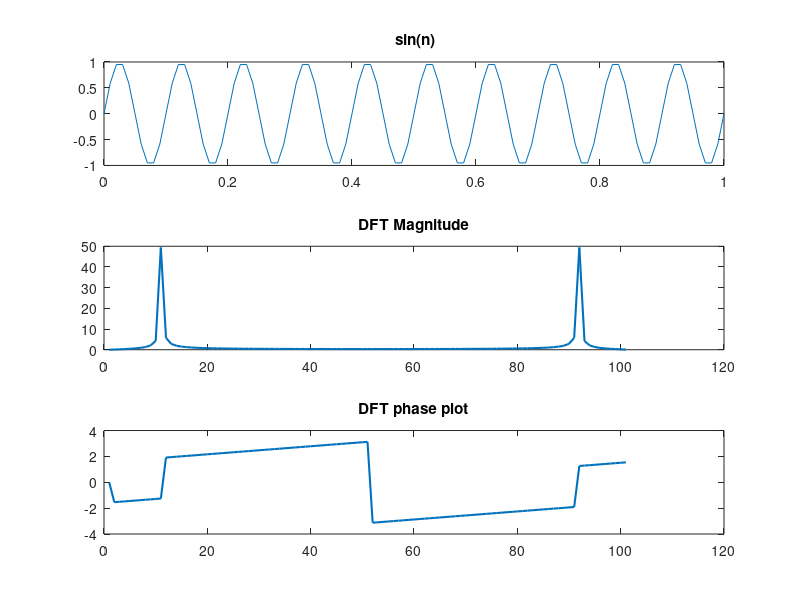
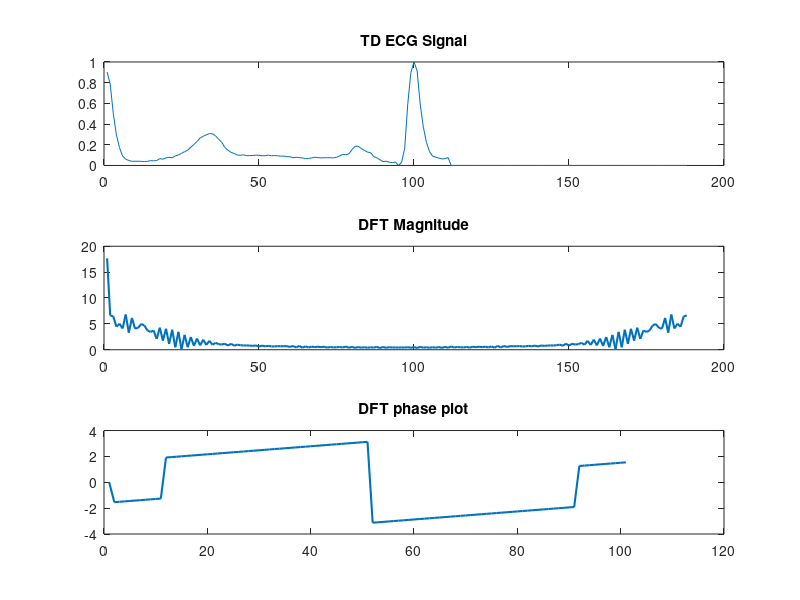

Write the MATLAB code that produced these figures, in order.
clc;
clear all;
close all;
%% Exp-4. Discrete Fourier Transform
% % T1: Develop a DFT function
% % T2: Compute DFT of a simple sigal using your function
% % T3: Compute DFT of ECG, EEG and other signals from ur function
% % T4: Why is transformation important and explain its role in SP.
%% DFT using Formula
x = [1 1 1 1];
X = zeros(1,length(x));
N = length(x);
n = length(x);
k = length(X);
% DFT Kernel - Twiddle Factor
for i = 0:n-1
    for ii = 0:k-1
        Wnk(i+1,ii+1) = exp((-j*2*pi*i*ii)/N);
    end
end
X = Wnk*x';
%% T2 DFT of a Discrete Sine
t=0:0.01:1;
x= sin(2*pi*10*t)+ sin(2*pi*100*t);


X = (zeros(1,length(x)))';
N = length(x);
% DFT Kernel - Twiddle Factor
for n = 0:N-1
    for k = 0:N-1
        Wnk(n+1,k+1) = exp((-j*2*pi*n*k)/N);
    end
end
X = Wnk*x';
Xp = angle(X);
Xpp = atan(imag(X)./real(X));
figure(1);
subplot(311),plot(t,x),title(' sin(n)');
subplot(312),plot(abs(X),'LineWidth',1.5),title('DFT Magnitude');
subplot(313),plot(Xp,'LineWidth',1.5),title('DFT phase plot');
%% T3
load('ecg.mat');
for ii = 1:size(ecg,1)
    e = ecg(ii,:);
    Xe = (zeros(1,length(e)))';
    N = length(e);
    % DFT Kernel - Twiddle Factor
    for n = 0:N-1
        for k = 0:N-1
            Wnk1(n+1,k+1) = exp((-j*2*pi*n*k)/N);
        end
    end
    Xe = Wnk1*e';
    Xep = angle(X);
    figure(2)
    subplot(311),plot(e),title('TD ECG Signal');
    subplot(312),plot(abs(Xe),'LineWidth',1.5),title('DFT Magnitude');
    subplot(313),plot(Xep,'LineWidth',1.5),title('DFT phase plot');
end
% Q. Compute DFT on your datasets and record your responses.
